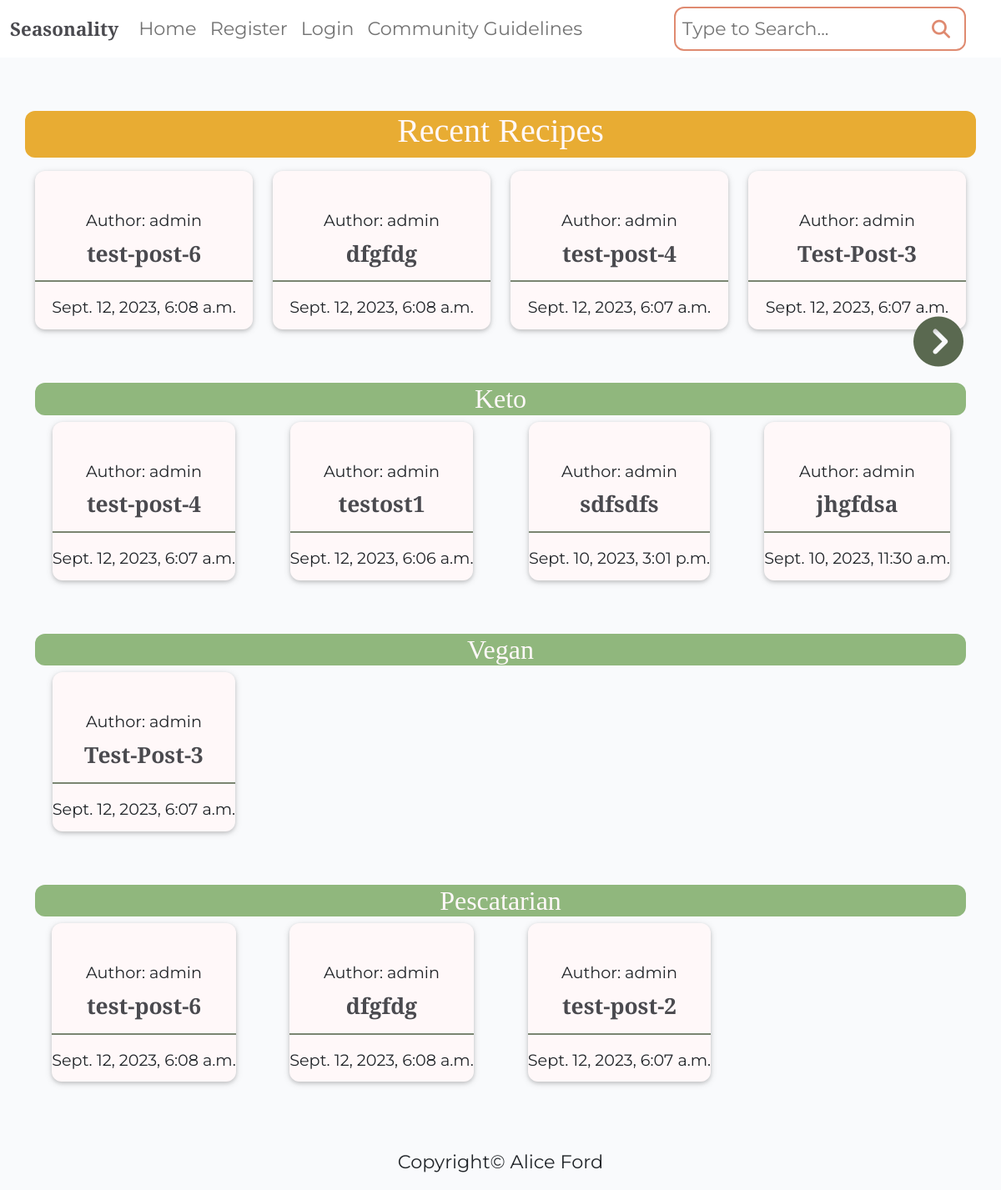
The app's page /, older data.
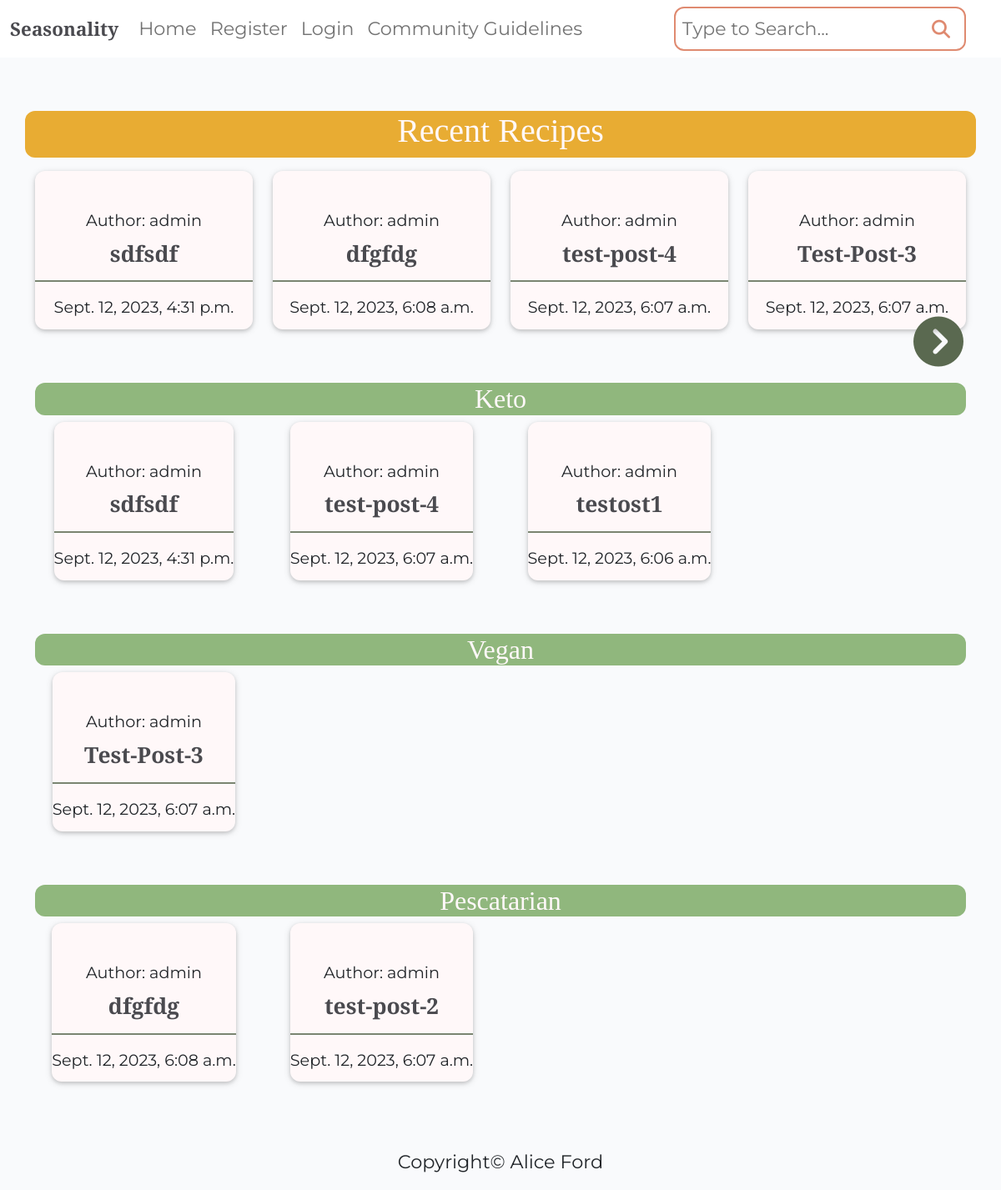
The same page, newer data.
### recipebook/models.py (models this page shows, shortened)
class Recipe(models.Model):
    class NewManager(models.Manager):
        def get_queryset(self):
            return super().get_queryset() .filter()
    title = models.CharField(max_length=200, unique=True)
    slug = models.SlugField(max_length=200, unique=True)
    author = models.ForeignKey(
        User, on_delete=models.CASCADE, related_name="recipes"
    )
    diet = models.ForeignKey(
        Diet, on_delete=models.CASCADE, default=True, null=False)
    season = models.ForeignKey(
        Season, on_delete=models.CASCADE, default=True, null=False)
    featured_image = CloudinaryField('image', default='placeholder')
    updated_on = models.DateTimeField(auto_now=True)
    content = models.TextField()
    created_on = models.DateTimeField(auto_now_add=True)
    status = models.IntegerField(choices=STATUS, default=0)
    ingredients = models.TextField(default='placeholder')
    calories = models.IntegerField(default=0)
    fat = models.IntegerField(default=0)
    protein = models.IntegerField(default=0)
    carbs = models.IntegerField(default=0)
    servs = models.IntegerField(default=0)
    favourites = models.ManyToManyField(
        User, related_name='favourite', default=None, blank=True)
    objects = models.Manager()
    newmanager = NewManager()
    class Meta:
        ordering = ["-created_on"]

class Diet(models.Model):
    name = models.CharField(max_length=100)

### recipebook/views.py (the view)
# urls.py: path('', views.IndexView.as_view(), name='home'),
class IndexView(TemplateView):
    template_name = 'index.html'
    paginate_by = 4
    def get_context_data(self, **kwargs):
        context = super().get_context_data(**kwargs)
        recipes = Recipe.objects.filter(status=1)
        diets = Diet.objects.all()
        paginator = Paginator(recipes, self.paginate_by)
        page = self.request.GET.get('page')
        recipes_page = paginator.get_page(page)
        context['recipes'] = recipes_page
        context['diets'] = diets
        return context

### templates/index.html (shortened to what this page needs)
{% extends "base/base.html" %}
{% block content %}
<div class="container-fluid">
    <div class="container text-center my-3">
        <div class="row py-5">
            <div class="text-center recent-background mb-3">
                <h1>Recent Recipes</h1>
            </div>
            {% for recipe in recipes %}
            <div class="col-md-3">
                <div class="card md-3">
                    <a href="{% url 'recipe_detail' recipe.slug  %}" class="recipe-link">
                        <div class="card-body">
                            <div class="image-flash">
                                <p class="author">Author: {{ recipe.author }}</p>
                            </div>
                        </div>
                        <h3 class="card-title">{{ recipe.title }}</h3>
                        <hr class="card-hr" />
                        <p class="card-text text-muted-6">{{ recipe.created_on }}</p>
                    </a>
                </div>
            </div>
            {% endfor %}
        </div>
    </div>
</div>
    {% if recipes.has_next %}
    <div class="col-12">
        <a class="carousel-control-next" href="?page={{ recipes.next_page_number }}" role="button" data-slide="next">
            <span class="fa-solid fa-circle-chevron-right fa-xl" aria-hidden="true"></span>
        </a>
    </div>
    {% endif %}
{% for diet in diets|slice:":3" %}
<div class="container-fluid">
    <div class="container my-3">
        <div class="text-center diet-background">
            <h2 class="text-center">{{ diet.name }}</h2>
        </div>
        <div class="row pb-5 mt-2">
            {% for recipe in diet.recipe_set.all|slice:":4" %}
            {% if recipe.status %}
            <div class="col-md-3 d-flex flex-row text-center">
                <div class="card mx-auto">
                    <a href="{% url 'recipe_detail' recipe.slug  %}" class="recipe-link">
                        <div class="card-body">
                            <div class="image-flash">
                                <p class="author">Author: {{ recipe.author }}</p>
                            </div>
                        </div>
                        <h3 class="card-title">{{ recipe.title }}</h3>
                        <hr class="card-hr" />
                        <p class="card-text text-muted-6">{{ recipe.created_on }}</p>
                    </a>
                </div>
            </div>
            {% endif %}
            {% endfor %}
        </div>
    </div>
</div>
{% endfor %}
{% endblock %}

### templates/base/base.html (shortened to what this page needs)
{% load static %}
<!DOCTYPE html>
<html class="h-100">
<head>
    <link href="https://cdn.jsdelivr.net/npm/bootstrap@5.0.1/dist/css/bootstrap.min.css" rel="stylesheet"
>
    <link rel="stylesheet" href="{% static 'css/style.css' %}">
</head>
<body class="d-flex flex-column h-100 main-bg">
    <nav class="navbar navbar-expand-lg navbar-light bg-white sticky-top">
        <div class="container-fluid">
            <a class="navbar-brand home-nav" href="{% url 'home' %}"><span class="brand">Seasonality</a>
            <div class="collapse navbar-collapse" id="navbarText">
                <ul class="navbar-nav me-auto mb-2 mb-lg-0 text-center">
                    <li class="nav-item">
                        <a class="nav-link" aria-current="page" href="{% url 'home' %}">Home</a>
                    </li>
                    {% if user.is_authenticated %}
                    <li class="nav-item">
                        <a class="nav-link" href="{% url 'account_logout' %}">Logout</a>
                    </li>
                    <li class="nav-item dropdown">
                        <a class="nav-link" href="#" id="navbarDropdown" role="button" data-toggle="dropdown" aria-haspopup="true" aria-expanded="false">
                            Profile
                            <i class="fa-solid fa-caret-down"></i>
                        </a>
                        <div class="dropdown-menu" aria-labelledby="navbarDropdown">
                            <a class="dropdown-item" href="{% url 'profile' %}">Profile Page</a>
                            <a class="dropdown-item" href="{% url 'favourites' %}">Favourites</a>
                            <a  class="dropdown-item" type="button" data-toggle="modal" data-target="#seasonalityModal">Community Guidelines</a>
                            <div class="dropdown-divider"></div>
                            <a class="dropdown-item" href="{% url 'add_recipe' %}">Add A Recipe</a>
                          </div>
                    </li>
                    {% else %}
                    <li class="nav-item">
                        <a class="nav-link" href="{% url 'account_signup' %}">Register</a>
                    </li>
                    <li class="nav-item">
                        <a class="nav-link" href="{% url 'account_login' %}">Login</a>
                    </li>
                    <li class="nav-item">
                        <a type="button" class="nav-link" data-toggle="modal" data-target="#seasonalityModal">
                            Community Guidelines
                        </a>
                    </li>
                    {% endif %}
                </ul>
                <div class="box">
                    <form method="GET" action="{% url 'search_results' %}">
                        <input type="text" class="input-search" name="searched" value="{{ request.GET.searched }}"
                            placeholder="Type to Search...">
                        <button class="btn search-btn" type="submit" name="action"><i class="fa-solid fa-magnifying-glass"></i></button>
                    </form>
                </div>
            </div>
        </div>
    </nav>
    <main class="flex-shrink-0">
        {% block content %}{% endblock content %}
    </main>
    <footer class="footer mt-auto py-3 opacity-25">
        <p class="m-0 text-center ttext-black">
            Copyright&copy; Alice Ford
        </p>
    </footer>
</body>
</html>

### static/css/style.css (style rules this page uses)
body { background-color: #F9FAFC; overflow-x: hidden; font-family: 'Montserrat', sans-serif; }
.main-bg { background-image: url('https://res.cloudinary.com/dnyfx3g7s/image/upload/v1694383930/background_seasonality.svg'); background-attachment: fixed; background-repeat: no-repeat; background-size: cover; background-position: center; }
p, ul, li { font-family: 'Montserrat', sans-serif; font-size: 1.4rem; color: #212529; }
a { font-family: 'Montserrat', sans-serif; color: #212529; }
h1, h2, h3, h4, h5, h6 { font-family: 'Playfair Display', serif; color: #4A4A4F; }
.brand { font-family: 'Playfair Display', serif; font-size: 1.4rem; font-weight: 700; color: #4A4A4F; }
.card { border: none; background-color: transparent; }
.recipe-link { text-decoration: none; }
.diet-background { background-color: #90b77d; border-radius: 12px; }
.recent-background { background-color: #E8AC33; border-radius: 12px; }
.recent-background h1, h2 { color: #fff8f9; }
.card { display: block; padding-bottom: 12px; background-color: #fff8f9; border-radius: 12px; box-shadow: 0 2px 5px 0 rgba(0, 0, 0, 0.16), 0 2px 10px 0 rgba(0, 0, 0, 0.12); transition: box-shadow .25s; }
.carousel-control-next, .carousel-control-prev { opacity: 1; top: 10em; bottom: 165px; text-decoration: none; font-size: 40px; height: 20px; padding-left: 30px; color: #5A6950; }
.author { margin: 5px 0 -6px 0; font-size: 1.2rem }
.card-text { font-size: 1.2rem }
.card-hr { border: 1.5px solid #5a6950; opacity: .8; }
.card-title { margin-top: 0px; font-weight: 600; font-size: 1.65em; }
.input-search { padding: 8px; width: 350px; background: none; border-radius: 12px; border: 2px solid #DF8A70; box-sizing: border-box; font-family: 'Montserrat', sans-serif; font-size: 22px; color: black; outline: none; }
.box i { position: absolute; top: 50%; right: 50px; transform: translate(-50%,-50%); font-size: 22px; color: #DF8A70; }
.container-fluid { max-width: 100%; }

Row changes from the older to the newer data that the page shows:
removed Recipe: author "admin", title "test-post-6", created_on "Sept. 12, 2023, 6:08 a.m."
added Recipe: author "admin", title "sdfsdf", created_on "Sept. 12, 2023, 4:31 p.m."
computed for Diet "Keto": loses Recipe (author "admin", title "sdfsdfs", created_on "Sept. 10, 2023, 3:01 p.m."); loses Recipe (author "admin", title "jhgfdsa", created_on "Sept. 10, 2023, 11:30 a.m.")
